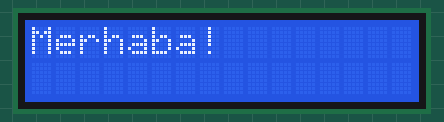
This sketch was run on a simulated Arduino Uno, built with avr-gcc and run on an emulated ATmega328P. Shown: 16×2 character LCD.

Above: at 0.1 s.
At 5.1 s:
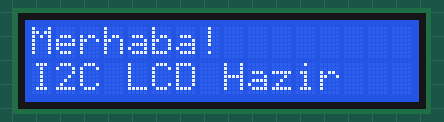
At 10.2 s:
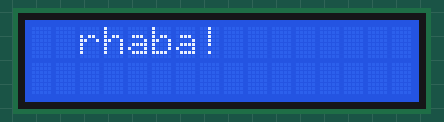
At 15.2 s:
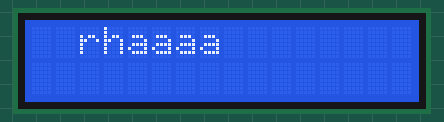

Measured:
- what the display in image 1 shows lasts 5.0 s, from 5.1 s to 10.1 s

The sketch:

LiquidCrystal_I2C.ino
```cpp
#include <Wire.h>
#include <LiquidCrystal_I2C.h>

LiquidCrystal_I2C lcd(0x27, 16, 2);

byte c_cedilla[8] = {
  B00000,
  B00000,
  B01110,
  B00001,
  B01111,
  B10001,
  B01111,
  B00100
};


void setup() {
  // put your setup code here, to run once:
  Wire.begin();

  lcd.init();
  lcd.backlight();

  // 1. Satır Merhaba yaz
  lcd.setCursor(0, 0);
  lcd.print("Merhaba!");
  delay(5 * 1000);

  // 2. Satır I2C LCD Hazir yaz
  lcd.setCursor(0, 1);
  lcd.print("I2C LCD Hazir");
  delay(5 * 1000);

  // Ekranı Temizle
  lcd.setCursor(0, 0);
  lcd.print("  ");
  lcd.setCursor(0, 1);
  lcd.print("             ");
  delay(5 * 1000);

  // 1. satır 5 kolon aaa yaz
  lcd.setCursor(5, 0);
  lcd.print("aaa");


}

void loop() {
  // put your main code here, to run repeatedly:

}
```
